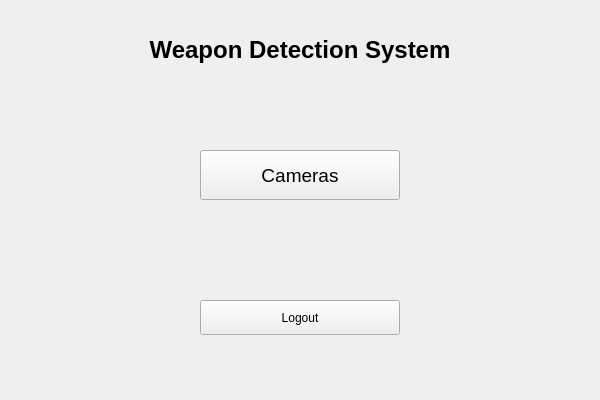
<?xml version="1.0" encoding="UTF-8"?>
<ui version="4.0">
 <class>MainWindow</class>
 <widget class="QMainWindow" name="MainWindow">
  <property name="geometry">
   <rect>
    <x>0</x>
    <y>0</y>
    <width>600</width>
    <height>400</height>
   </rect>
  </property>
  <property name="windowTitle">
   <string>Weapon Detection System - Main Menu</string>
  </property>
  <widget class="QWidget" name="centralwidget">
   <widget class="QLabel" name="label_title">
    <property name="geometry">
     <rect>
      <x>50</x>
      <y>30</y>
      <width>500</width>
      <height>40</height>
     </rect>
    </property>
    <property name="text">
     <string>Weapon Detection System</string>
    </property>
    <property name="alignment">
     <set>Qt::AlignCenter</set>
    </property>
    <property name="font">
     <font>
      <pointsize>18</pointsize>
      <weight>75</weight>
      <bold>true</bold>
     </font>
    </property>
   </widget>
   <widget class="QPushButton" name="cameras_button">
    <property name="geometry">
     <rect>
      <x>200</x>
      <y>150</y>
      <width>200</width>
      <height>50</height>
     </rect>
    </property>
    <property name="text">
     <string>Cameras</string>
    </property>
    <property name="font">
     <font>
      <pointsize>14</pointsize>
     </font>
    </property>
   </widget>
   <widget class="QPushButton" name="logout_button">
    <property name="geometry">
     <rect>
      <x>200</x>
      <y>300</y>
      <width>200</width>
      <height>35</height>
     </rect>
    </property>
    <property name="text">
     <string>Logout</string>
    </property>
   </widget>
   <widget class="QMenu" name="camera_menu">
    <property name="title">
     <string>Select Camera</string>
    </property>
   </widget>
  </widget>
 </widget>
 <resources/>
 <connections/>
</ui>
